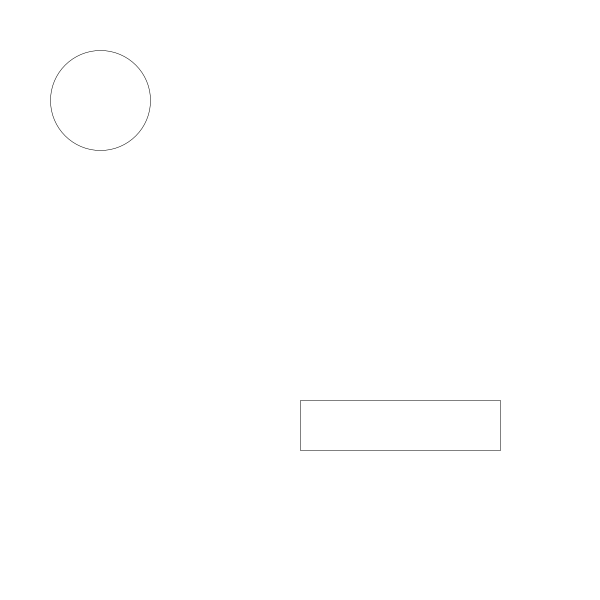
Frame 1 (no input)
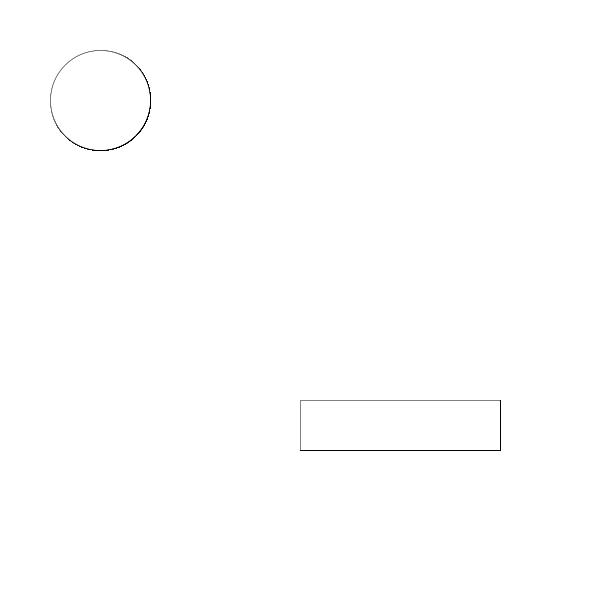
Frame 60 (the mouse pressed at the canvas centre just before this capture)
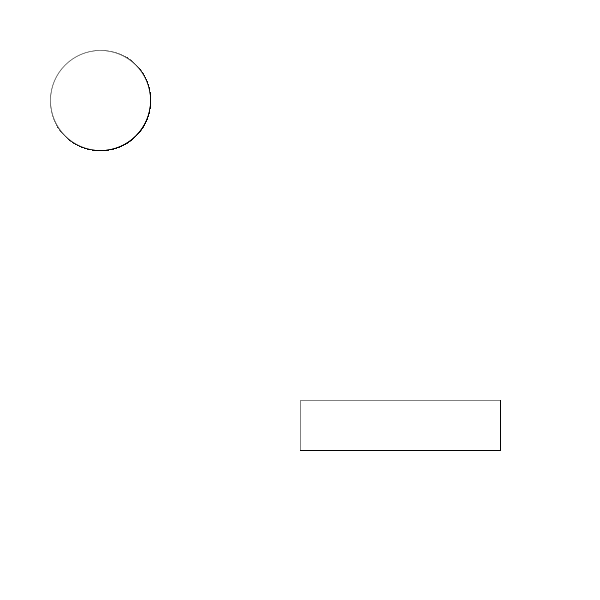
Frame 120 (the mouse held since frame 60 and released just before this capture)

The Processing sketch that drew these frames (run headless with seeded random() and noise(); from frame 60 on, the mouse is pressed at the canvas centre):

// Processing sketch: processing_52049
// ── processing_52049.pde


float xops;
float ypos;

void setup ()
{
  size(600,600);
  smooth();
  background(255);
}

void draw ()
{
  strokeWeight(.5);
  if(((mouseX>=50) && (mouseX<=150)) && ((mouseY>=50)&&(mouseY<=150)))
 {fill(100,100,255);
 ellipse(100,100,100,100);
 }
 else
 {fill(255);
 ellipse(100,100,100,100);
 }


{
 if(((mouseX>=300) && (mouseX<=500)) && ((mouseY>=400)&&(mouseY<=450)))
 {fill(255,100,100);
 rect(300,400,200,50);
 }
 else
 {fill(255);
 rect(300,400,200,50);
 }
}
}
